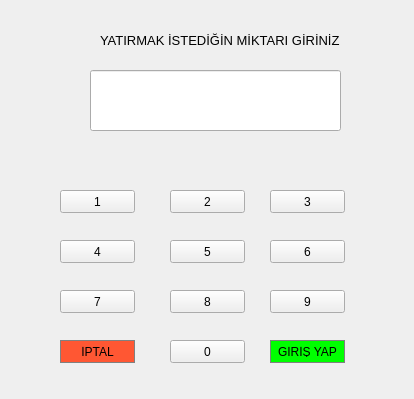
<?xml version="1.0" encoding="UTF-8"?>
<ui version="4.0">
 <class>parayatirDialog</class>
 <widget class="QDialog" name="parayatirDialog">
  <property name="geometry">
   <rect>
    <x>0</x>
    <y>0</y>
    <width>414</width>
    <height>399</height>
   </rect>
  </property>
  <property name="windowTitle">
   <string>Dialog</string>
  </property>
  <widget class="QPushButton" name="buttonENTER">
   <property name="geometry">
    <rect>
     <x>270</x>
     <y>340</y>
     <width>75</width>
     <height>23</height>
    </rect>
   </property>
   <property name="styleSheet">
    <string notr="true">QPushButton {
	background-color:#00FF00;
	border: 1px solid gray;
	padding: 5px;
}

QPushButton:pressed {
	background-color: #A9A9A9;
	border: 1px solid gray;
	padding: 5px;
}</string>
   </property>
   <property name="text">
    <string>GİRİŞ YAP</string>
   </property>
  </widget>
  <widget class="QPushButton" name="button7">
   <property name="geometry">
    <rect>
     <x>60</x>
     <y>290</y>
     <width>75</width>
     <height>23</height>
    </rect>
   </property>
   <property name="text">
    <string>7</string>
   </property>
  </widget>
  <widget class="QPushButton" name="button6">
   <property name="geometry">
    <rect>
     <x>270</x>
     <y>240</y>
     <width>75</width>
     <height>23</height>
    </rect>
   </property>
   <property name="text">
    <string>6</string>
   </property>
  </widget>
  <widget class="QPushButton" name="button3">
   <property name="geometry">
    <rect>
     <x>270</x>
     <y>190</y>
     <width>75</width>
     <height>23</height>
    </rect>
   </property>
   <property name="text">
    <string>3</string>
   </property>
  </widget>
  <widget class="QPushButton" name="button0">
   <property name="geometry">
    <rect>
     <x>170</x>
     <y>340</y>
     <width>75</width>
     <height>23</height>
    </rect>
   </property>
   <property name="text">
    <string>0</string>
   </property>
  </widget>
  <widget class="QPushButton" name="button4">
   <property name="geometry">
    <rect>
     <x>60</x>
     <y>240</y>
     <width>75</width>
     <height>23</height>
    </rect>
   </property>
   <property name="text">
    <string>4</string>
   </property>
  </widget>
  <widget class="QPushButton" name="button2">
   <property name="geometry">
    <rect>
     <x>170</x>
     <y>190</y>
     <width>75</width>
     <height>23</height>
    </rect>
   </property>
   <property name="text">
    <string>2</string>
   </property>
  </widget>
  <widget class="QPushButton" name="button8">
   <property name="geometry">
    <rect>
     <x>170</x>
     <y>290</y>
     <width>75</width>
     <height>23</height>
    </rect>
   </property>
   <property name="text">
    <string>8</string>
   </property>
  </widget>
  <widget class="QPushButton" name="button5">
   <property name="geometry">
    <rect>
     <x>170</x>
     <y>240</y>
     <width>75</width>
     <height>23</height>
    </rect>
   </property>
   <property name="text">
    <string>5</string>
   </property>
  </widget>
  <widget class="QLabel" name="label">
   <property name="geometry">
    <rect>
     <x>100</x>
     <y>20</y>
     <width>251</width>
     <height>41</height>
    </rect>
   </property>
   <property name="font">
    <font>
     <pointsize>10</pointsize>
     <weight>50</weight>
     <bold>false</bold>
    </font>
   </property>
   <property name="text">
    <string>YATIRMAK İSTEDİĞİN MİKTARI GİRİNİZ</string>
   </property>
  </widget>
  <widget class="QPushButton" name="button9">
   <property name="geometry">
    <rect>
     <x>270</x>
     <y>290</y>
     <width>75</width>
     <height>23</height>
    </rect>
   </property>
   <property name="text">
    <string>9</string>
   </property>
  </widget>
  <widget class="QPushButton" name="button1">
   <property name="geometry">
    <rect>
     <x>60</x>
     <y>190</y>
     <width>75</width>
     <height>23</height>
    </rect>
   </property>
   <property name="text">
    <string>1</string>
   </property>
  </widget>
  <widget class="QLineEdit" name="Display">
   <property name="geometry">
    <rect>
     <x>90</x>
     <y>70</y>
     <width>251</width>
     <height>61</height>
    </rect>
   </property>
  </widget>
  <widget class="QPushButton" name="pushButton">
   <property name="geometry">
    <rect>
     <x>60</x>
     <y>340</y>
     <width>75</width>
     <height>23</height>
    </rect>
   </property>
   <property name="styleSheet">
    <string notr="true">QPushButton {

	background-color: #FF5733;
	border: 1px solid gray;
	padding: 5px;
	
}

QPushButton:pressed {
	background-color: #FF5733;
	border: 1px solid gray;
	padding: 5px;
}</string>
   </property>
   <property name="text">
    <string>İPTAL</string>
   </property>
  </widget>
 </widget>
 <resources/>
 <connections/>
</ui>
